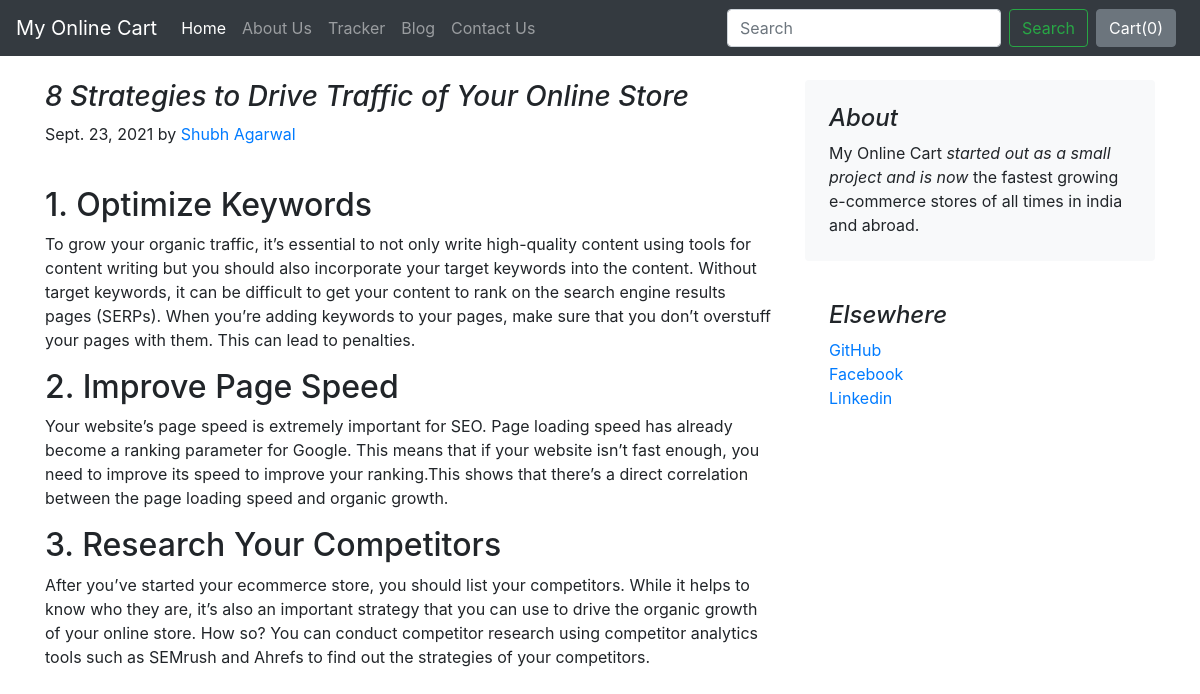
The app's page /blog/blogpost/2 with its own data.
### blog/models.py (models this page shows)
class Blogpost(models.Model):
    post_id = models.AutoField(primary_key= True)
    tilte = models.CharField(max_length=50)
    head0 = models.CharField(max_length=500, default="")
    chead0 = models.CharField(max_length=5000, default="")
    head1 = models.CharField(max_length=500, default="")
    chead1 = models.CharField(max_length=5000, default="")
    head2 = models.CharField(max_length=500, default="")
    chead2 = models.CharField(max_length=5000, default="")
    pub_date = models.DateField()
    thumbnail = models.ImageField(upload_to='shop/images', default="")
    def __str__(self):
        return self.tilte

### blog/views.py (the view)
# urls.py: path("blogpost/<int:id>", views.blogpost, name="blogHome")
def blogpost(request, id):
    post = Blogpost.objects.filter(post_id = id)[0]
    print(post)
    return render(request, 'blog/blogpost.html',{'post':post})

### blog/templates/blog/blogpost.html (shortened to what this page needs)
{% extends 'blog/basic.html' %}
{% block body %}
<div class="container">
    <div class="row mt-4">
        <div class="col-md-8 blog-main">
            <h3 class="font-italic">
                {{post.tilte}}
            </h3>
            <div class="blog-post">
                <p class="blog-post-meta">{{post.pub_date}} by <a href="#">Shubh Agarwal</a></p>
                <div class="fb-like" data-href="http://127.0.0.1:8000/blog/blogpost/{{post.post_id}}" data-layout="standard" data-action="like" data-size="large" data-show-faces="false" data-share="true"></div><br>
                <h2>{{post.head0}}</h2>
                <p>{{post.chead0}}</p>
                <h2>{{post.head1}}</h2>
                <p>{{post.chead1}}</p>
                <h2>{{post.head2}}</h2>
                <p>{{post.chead2}}</p>
            </div>
        </div>
        <aside class="col-md-4 blog-sidebar">
            <div class="p-4 mb-3 bg-light rounded">
                <h4 class="font-italic">About</h4>
                <p class="mb-0">My Online Cart <em>started out as a small project and is now</em> the fastest growing e-commerce stores of all times in india and abroad.</p>
            </div>
            <div class="p-4">
                <h4 class="font-italic">Elsewhere</h4>
                <ol class="list-unstyled">
                    <li><a href="https://github.com/login">GitHub</a></li>
                    <li><a href="https://www.facebook.com/">Facebook</a></li>
                    <li><a href="https://www.linkedin.com/">Linkedin</a></li>
                </ol>
            </div>
        </aside>
    </div>
</div>
{% endblock %}

### records on screen
Blogpost: tilte "8 Strategies to Drive Traffic of Your Online Store", pub_date "Sept. 23, 2021", head0 "1. Optimize Keywords", chead0 "To grow your organic traffic, it’s essential to not only write high-quality content using tools for content writing but you should also incorporate your target keywords into the content. Without target keywords, it can be difficult to get your content to rank on the search engine results pages (SERPs). When you’re adding keywords to your pages, make sure that you don’t overstuff your pages with them. This can lead to penalties.", head1 "2. Improve Page Speed", chead1 "Your website’s page speed is extremely important for SEO. Page loading speed has already become a ranking parameter for Google. This means that if your website isn’t fast enough, you need to improve its speed to improve your ranking.This shows that there’s a direct correlation between the page loading speed and organic growth.", head2 "3. Research Your Competitors", chead2 "After you’ve started your ecommerce store, you should list your competitors. While it helps to know who they are, it’s also an important strategy that you can use to drive the organic growth of your online store. How so? You can conduct competitor research using competitor analytics tools such as SEMrush and Ahrefs to find out the strategies of your competitors."
